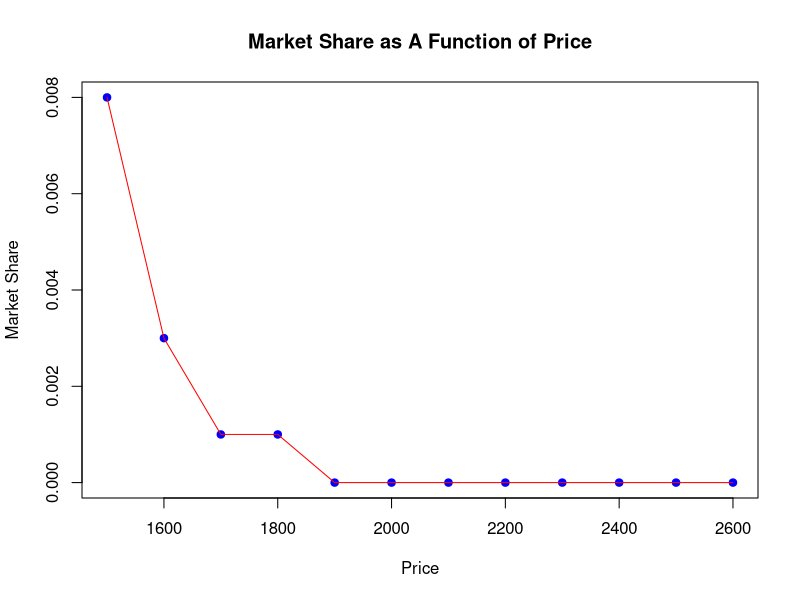
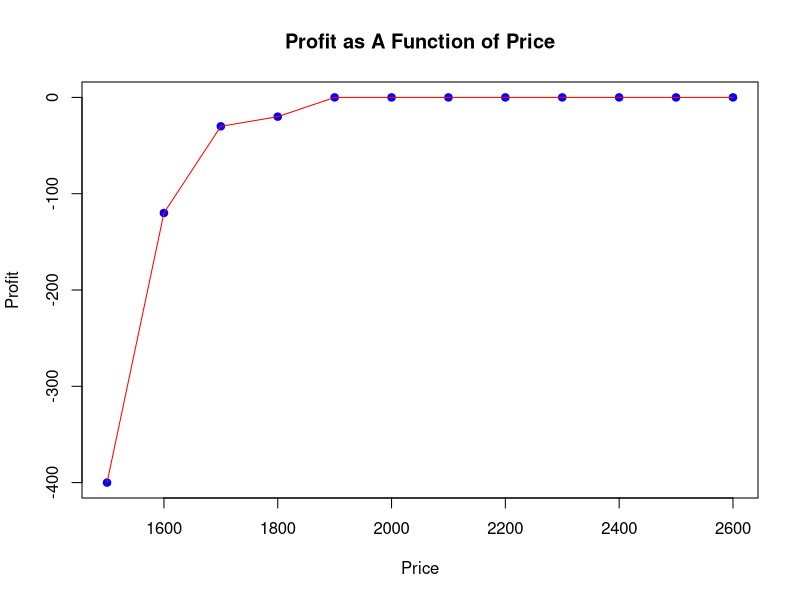
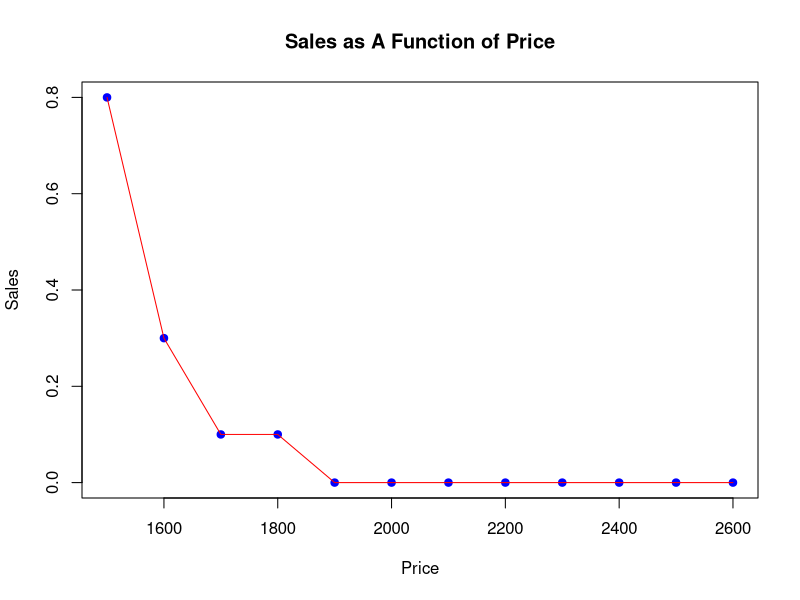
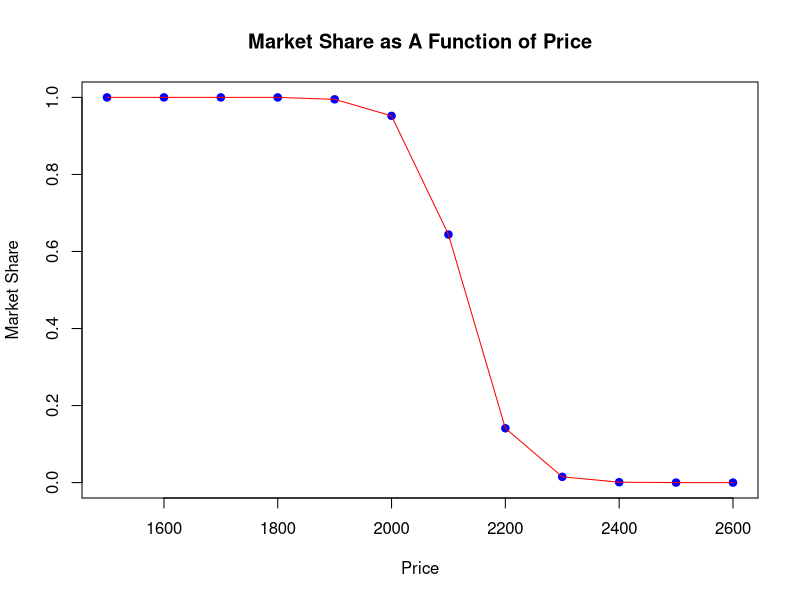
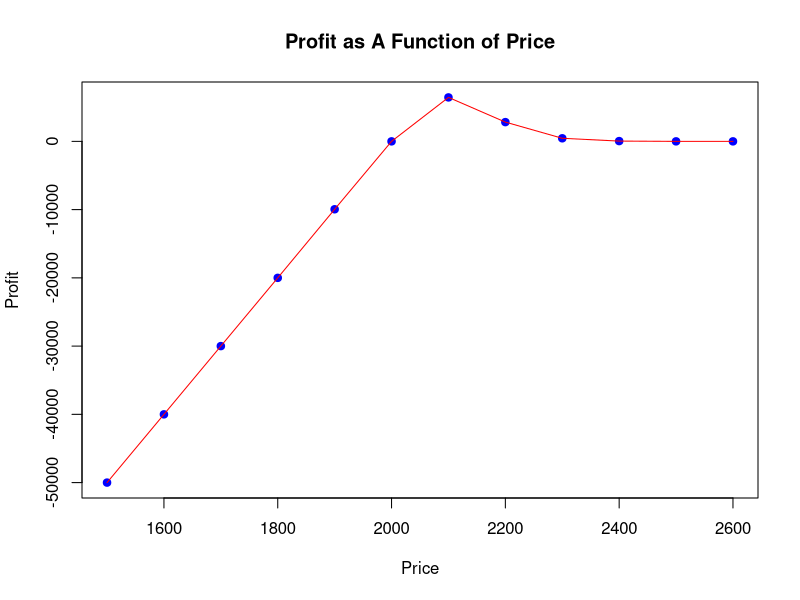
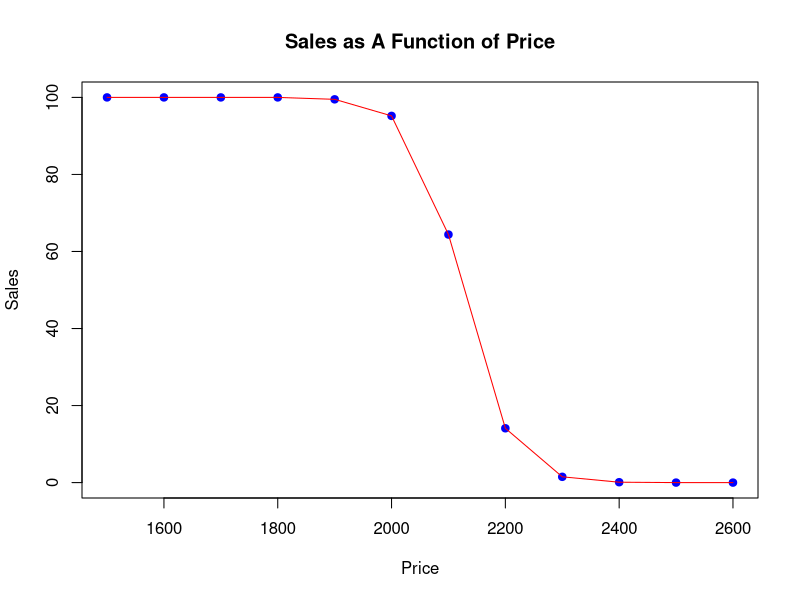
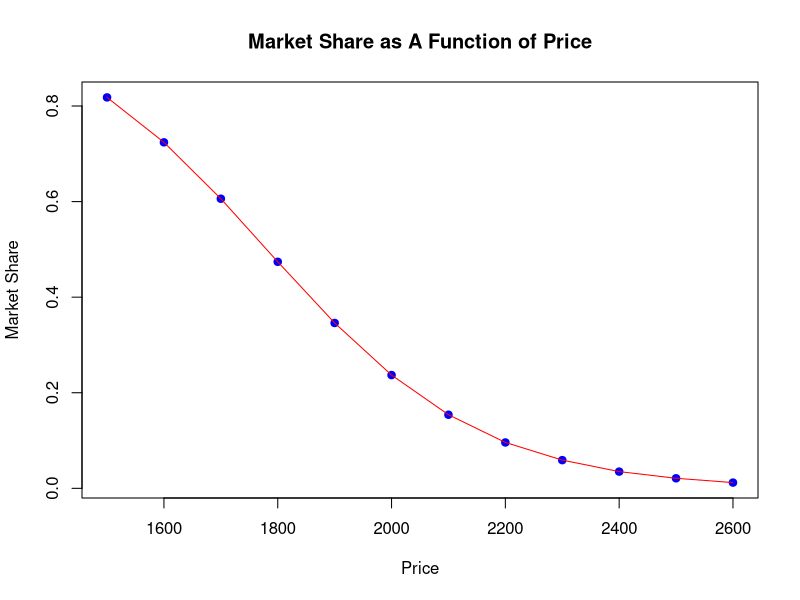
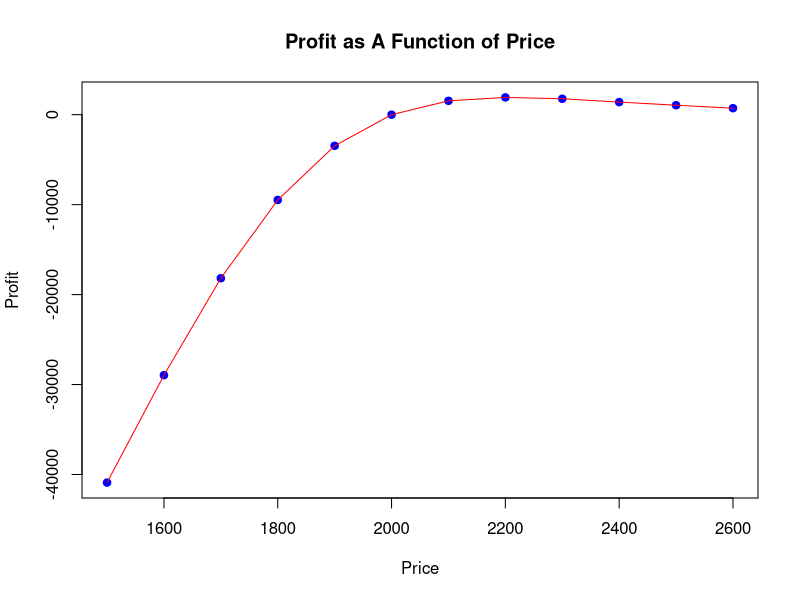

Write R code to recreate these figures, in order.
library(readxl)

# create conjoint analysis function - feed preference rank vector
conjoint_analysis <- function(preference_rank_vec) {
  
  # read design matrix from the external excel file
  #design_matrix <- read_excel('Design Matrix.xlsx')
  
  screen_75_inch <- c(1,0,0,1,0,0,1,0,0,1,0,0,1,0,0,1,0,0,1,0,0,1,0,0)
  screen_85_inch <- c(0,1,0,0,1,0,0,1,0,0,1,0,0,1,0,0,1,0,0,1,0,0,1,0)
  resolution_4k <- c(0,0,0,1,1,1,0,0,0,1,1,1,0,0,0,1,1,1,0,0,0,1,1,1)
  sony <- c(1,1,1,1,1,1,0,0,0,0,0,0,1,1,1,1,1,1,0,0,0,0,0,0)
  price <- c(0,0,0,0,0,0,0,0,0,0,0,0,1,1,1,1,1,1,1,1,1,1,1,1)
  
  design_matrix <- cbind(screen_75_inch, screen_85_inch, resolution_4k, sony, price)
  design_matrix <- split(design_matrix, col(design_matrix))
  names(design_matrix) <- c('Screen 75 inch','Screen 85 inch','Resolution 4K = 1','Sony = 1','Price (low = 0; hi =1)')
  
  attr_name <- names(design_matrix)
  
  # linear regression model to find partworth for independent(attribute) variables
  model <- lm(preference_rank_vec ~ design_matrix$`Screen 75 inch` + design_matrix$`Screen 85 inch` + design_matrix$`Resolution 4K = 1` + design_matrix$`Sony = 1` + design_matrix$`Price (low = 0; hi =1)`)
  
  
  
  # output 1: return partworth for each attribute level
  partworth <- matrix(round(model$coefficients,2))
  rownames(partworth) <- c('Intercept', attr_name[1:5])
  colnames(partworth) <- c('Coefficient')
  
  print('--------------------------------Partworth------------------------------------')
  print(partworth)

  
  
  # output 2: Attribute Importance of each attribute
  attribute <- c('Screen Size', 'Screen Resolution', 'Brand Name', 'Price')
  range <- c(abs(partworth[2] - partworth[3]), abs(partworth[4]), abs(partworth[5]), abs(partworth[6]))
  importance <- c(round(range[1]/sum(range),2), round(range[2]/sum(range),2),round(range[3]/sum(range),2),round(range[4]/sum(range),2))
  importance <- importance * 100
  importance <- sprintf("%.2f%%", importance)
  
  # create a dataframe for all three columns above, adding column names
  attr_import <- data.frame(attribute,range,importance)
  colnames(attr_import) <- c('Attributes', 'Range', 'Importance')
  print('--------------------------------Attribute Importance--------------------------------')
  print(attr_import)
  
  
  
  # output 3: Willingness to pay for each non-price attribute level
  price_saving <- 2500-2000
  price_partworth<- abs(partworth[6])
  price_per_utility <- price_saving/price_partworth
  
  # calculating WTP
  wtp <- c(price_per_utility*partworth[2],
           price_per_utility*partworth[3],
           price_per_utility*partworth[4],
           price_per_utility*partworth[5])
  wtp <- matrix(wtp)
  
  # adding row/col names
  rownames(wtp) <- rownames(partworth)[2:5]
  colnames(wtp) <- c('Willing to Pay')
  print('--------------------------------Willing to Pay--------------------------------')
  print(wtp)
  
  
  
  # output 4:Optimal price
  # profile matrix
  intercept <- c(1,1,1)
  screen_75 <- c(0,1,0)
  screen_85 <- c(1,0,1)
  resolution <- c(0,1,1)
  sony <- c(0,1,0)
  price <- c(1500,2500,2000)
  profile <- cbind(intercept,screen_75,screen_85,resolution,sony,price)
  rownames(profile) <- c('My Design', 'Competing Brand 1 - Sony', 'Competing Brand 2 - Sharp')
  colnames(profile) <- c('intercept','screen_75','screen_85','resolution','sony','price')
  
  price_range <- seq(1500, 2600, by = 100)
  
  # for loop to find market share for each price choice
  market_share <- c()
  for (i in price_range) {
    profile[1,6] <- i
    utility <-  profile[,1]*partworth[1,]+
                profile[,2]*partworth[2,]+
                profile[,3]*partworth[3,]+
                profile[,4]*partworth[4,]+
                profile[,5]*partworth[5,]+
                ((profile[,6]-2000)/500)*partworth[6,]
    
    # find attractiveness and market share
    attractiveness <- exp(utility)
    market_share_within_profile <- attractiveness/sum(attractiveness)
    
    market_share <- c(market_share, round(market_share_within_profile[1],3))
  }
  
  # Sale = Market Share * Market Size 
  market_size <- 100
  sales <- market_share * market_size
  
  # Margin = Price - Net Cost
  cost <- c(1000,500,1000,250,250)
  # cost <- c(1000,500,1000,250,250) * 0.8
  # The cost might need to be adjusted since it may cause the maximum profit to $0,
  # market share to 0$ under some preferences. We put the test result here to show
  # the correctness of our function.
  net_cost <- c(cost %*% profile[1,1:5])
  margin <- price_range - net_cost

  
  
  # Profit = Margin * Sales
  profit <- margin * sales
  
  # find optimal price
  optimal_price <- price_range[which.max(profit)]
  print('--------------------------------Optimal Price--------------------------------')
  result <- sprintf('The optimal price for my design is %d dollars.',optimal_price)
  print(result)
  
  
  
  # output 5:Maximum Profit
  print('--------------------------------Maximum Profit--------------------------------')
  maximum_profit <- max(profit)
  result <- sprintf('The maximum profit for my design is %f dollars.',maximum_profit)
  print(result)
  
  
  
  # output 6:Market Share associated with optimal price
  print('--------------------------------Market Share--------------------------------')
  my_market_share <- market_share[which.max(profit)]
  result <- sprintf('The market share for my design is %.2f',my_market_share)
  print(result)
  
  
  
  # output 7:Plot market shares as a function of prices
  plot(price_range, market_share, main="Market Share as A Function of Price", xlab="Price", ylab="Market Share", pch=19, col="blue")
  lines(price_range, market_share, type="l", col="red")
  
  
  
  # output 8:Plot profit as a function of prices
  plot(price_range, profit, main="Profit as A Function of Price", xlab="Price", ylab="Profit", pch=19, col="blue")
  lines(price_range, profit, type="l", col="red")
  
  
  
  # output 9:Plot sales as a function of prices
  plot(price_range, sales, main="Sales as A Function of Price", xlab="Price", ylab="Sales", pch=19, col="blue")
  lines(price_range, sales, type="l", col="red")
}



test_Eddy <- c(15, 21, 5, 20, 23, 1, 11, 24, 3, 14, 22, 7, 6, 16, 18, 4, 12, 19, 2, 9, 13, 8, 10, 17)
test_Jessica <- c(24, 23, 22, 21, 20, 19, 18, 17, 16, 15, 14, 13, 12, 11, 10, 9, 8, 7, 6, 5, 4, 3, 2, 1)
test_Yumi <- c(15, 17, 5, 23, 24, 10, 13, 14, 3, 21, 22, 9, 6, 8, 1, 18, 20, 12, 4, 7, 1, 16, 19, 11)
test_Yuxin <- c(14, 16, 10, 23, 24, 19, 13, 15, 8, 21, 22, 11, 3, 6, 2, 17, 20, 7, 4, 5, 1, 12, 18, 9)
test_Sara <- c(9, 12, 7, 22, 24, 20, 10, 11, 8, 21, 23, 19, 3, 6, 2, 16, 18, 14, 4, 5, 1, 15, 17, 13)


conjoint_analysis(test_Yumi)
conjoint_analysis(test_Jessica)
conjoint_analysis(test_Eddy)
conjoint_analysis(test_Yuxin)
conjoint_analysis(test_Sara)











